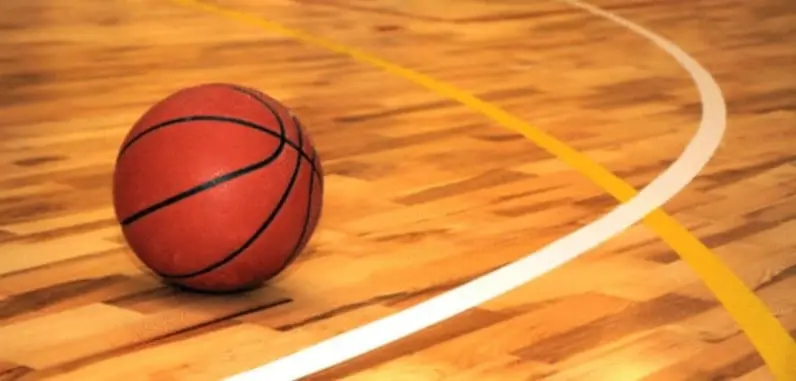
#> input picture Lab 6/basketball-court.jpeg, 796 x 381 px
$ jupyter execute object_detection.ipynb
#> lines starting #> are read from the running program, lines starting #| are printed output that depends on the picture
# Object Detection
## Name - Manan Chahal
## Roll No - 23102C0044

## Traditional meathods

## 1) template Matching

[cell 1]
import cv2
import matplotlib.pyplot as plt
import numpy as np
from skimage.feature import hog
from sklearn.svm import LinearSVC

[cell 2]
img = cv2.imread('basketball-court.jpeg')
#> img is the input picture: shape (381, 796, 3); mean B, G, R 60.4, 131.9, 215.1
template = cv2.imread('basketball_template.png')
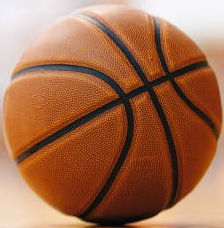
#> input picture Lab 6/basketball_template.png, 224 x 228 px
#> template is the input picture: shape (228, 224, 3); mean B, G, R 79.5, 109.2, 162.2

img = cv2.cvtColor(img,cv2.COLOR_BGR2RGB)
template = cv2.cvtColor(template,cv2.COLOR_BGR2RGB)

plt.imshow(img)
plt.axis('off')
plt.show()

plt.imshow(template)
plt.axis('off')
plt.show()

[cell 3]
template_obj = cv2.matchTemplate(img, template, cv2.TM_CCOEFF_NORMED)
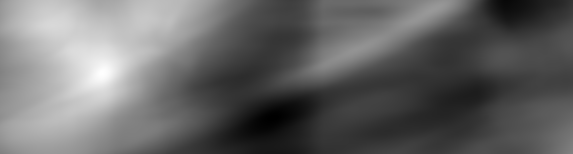
#> template_obj: shape (154, 573) float32; min -0.352, max 0.5, mean -0.00842; drawn with min black and max white

h, w = template.shape[:2]   # works for color images
#> h = 228; w = 224

plt.imshow(template_obj)
plt.axis('off')
plt.show()

threshold = 0.49
loc = np.where(template_obj >= threshold)
#> loc = 45 positions, rows 69 to 76, columns 99 to 105
template_img = img.copy()
for pt in zip(*loc[::-1]):
    cv2.rectangle(template_img, pt, (pt[0] + w, pt[1] + h), (0,255,0), 2)
#> this loop made 45 passes
#> pt on passes 1 to 12: (102, 69), (103, 69), (104, 69), (101, 70), (102, 70), (103, 70), (104, 70), (105, 70), (100, 71), (101, 71), (102, 71), (103, 71)
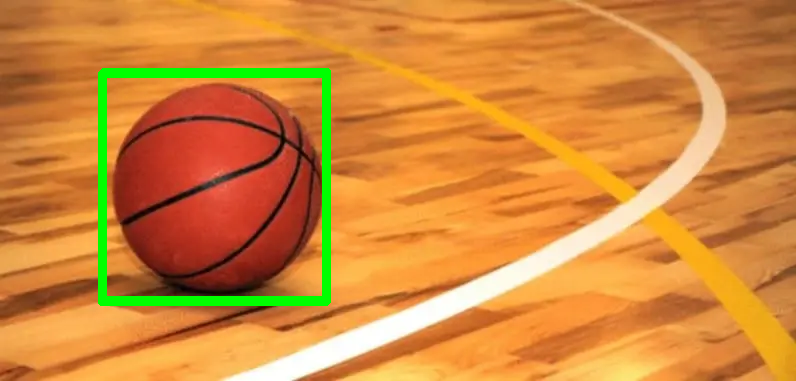
#> template_img: shape (381, 796, 3); mean R, G, B 209.4, 135.7, 59

plt.imshow(template_img)
plt.axis('off')
plt.show()

## 2) MultiObject template matching

[cell 4]
mult_img = cv2.imread('multi-basketball-court.jpeg')
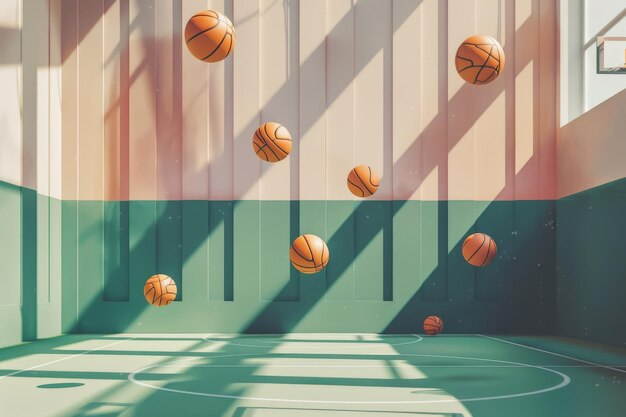
#> input picture Lab 6/multi-basketball-court.jpeg, 626 x 417 px
#> mult_img is the input picture: shape (417, 626, 3); mean B, G, R 136.2, 153.2, 150.6
mult_img = cv2.cvtColor(mult_img,cv2.COLOR_BGR2RGB)

plt.imshow(mult_img)
plt.axis('off')
plt.show()

[cell 5]
template_obj = cv2.matchTemplate(mult_img, template, cv2.TM_CCOEFF_NORMED)
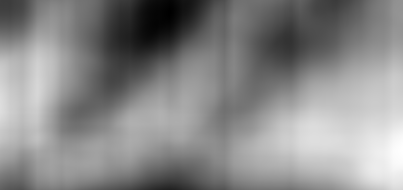
#> template_obj: shape (190, 403) float32; min -0.263, max 0.533, mean 0.165; drawn with min black and max white

h, w = template.shape[:2]   # works for color images

#plt.imshow(template_obj)
#plt.axis('off')
#plt.show()

threshold = 0.38
loc = np.where(template_obj >= threshold)
#> loc = 6961 positions, rows 61 to 189, columns 0 to 402
template_img = mult_img.copy()
for pt in zip(*loc[::-1]):
    cv2.rectangle(template_img, pt, (pt[0] + w, pt[1] + h), (0,255,0), 2)
#> this loop made 6961 passes
#> pt on passes 1 to 3: (37, 61), (37, 62), (38, 62)
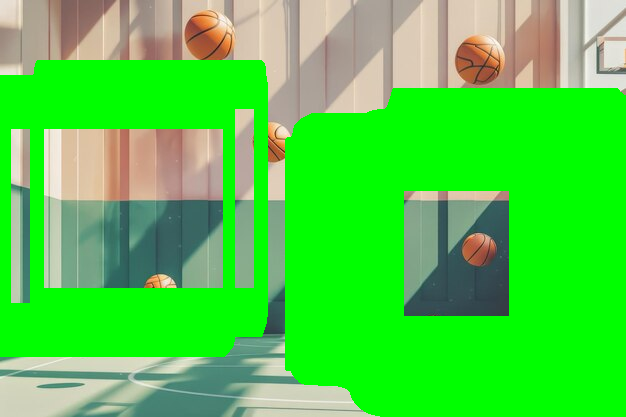
#> template_img: shape (417, 626, 3); mean R, G, B 76.8, 210.4, 68

plt.imshow(template_img)
plt.axis('off')
plt.show()

# Orb

[cell 6]
orb = cv2.ORB_create()

kp1, des1 = orb.detectAndCompute(template, None)
#> kp1 = 256 keypoints; strongest (x, y, size): (142, 94, 31), (145, 92, 31), (142, 84, 31), (122, 105, 31)
kp2, des2 = orb.detectAndCompute(mult_img, None)
#> kp2 = 500 keypoints; strongest (x, y, size): (275, 136, 31), (286, 153, 31), (354, 170, 31), (277, 133, 37.2)

bf = cv2.BFMatcher(cv2.NORM_HAMMING, crossCheck=True)
matches = bf.match(des1, des2)
#> matches = 85 matches

matches = sorted(matches, key=lambda x: x.distance)

img_matches = cv2.drawMatches(template, kp1, mult_img, kp2, matches[:20], None)
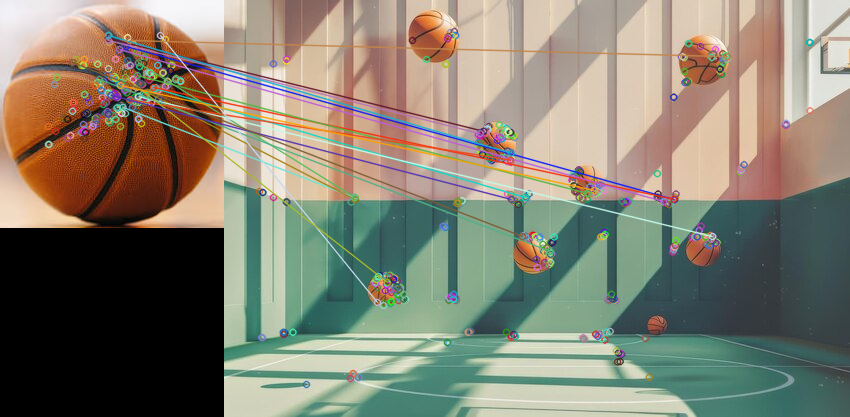
#> img_matches: shape (417, 850, 3); mean R, G, B 132.5, 128.4, 112.9

plt.imshow(img_matches)
plt.axis("off")
plt.show()
